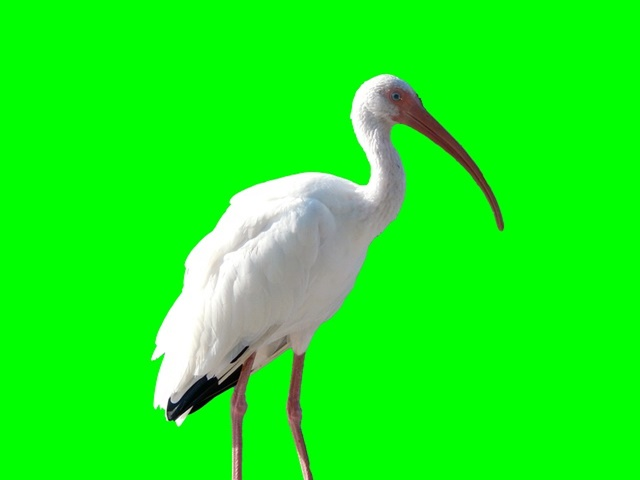
//> input picture sources/chap09/chroma.jpg, 640 x 480 px
$ ./color5   (built with g++ and OpenCV 4)
//> lines starting //> are read from the running program, lines starting //| are printed output that depends on the picture; after the words box and inside, x2 and y2 are one past the last pixel; in counts of white or black regions, pixels touching at a corner belong together
#include "opencv2/opencv.hpp"
#include <iostream>
using namespace cv;
using namespace std;

int main()
{
	Mat img = imread("d:/chroma.jpg", IMREAD_COLOR);
//> img is the input picture: 480 rows x 640 cols, CV_8UC3; mean B, G, R 24.9, 242.8, 25.1
	Mat img2 = imread("d:/beach.png", IMREAD_COLOR);
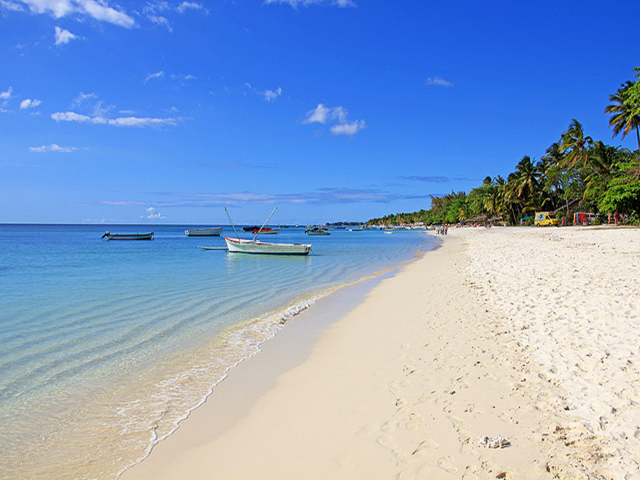
//> input picture sources/chap09/beach.png, 640 x 480 px
//> img2 is the input picture: 480 rows x 640 cols, CV_8UC3; mean B, G, R 202.2, 162.2, 134.6

	Mat converted;
	cvtColor(img, converted, COLOR_BGR2HSV);
//> converted: 480 rows x 640 cols, CV_8UC3; mean H, S, V 59, 222.7, 243.7
	Mat greenScreen = converted.clone();
	inRange(converted, Scalar(60-10, 100, 100), Scalar(60+10, 255, 255), greenScreen);
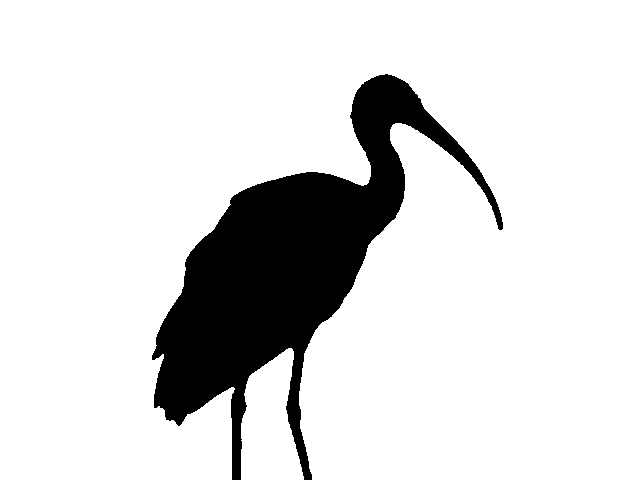
//> greenScreen: 480 rows x 640 cols, CV_8UC1; 86.1% white; 1 black region, box (x1, y1, x2, y2) and area: (152, 74, 503, 480) 42737

	Mat dst, dst1, inverted;
	bitwise_not(greenScreen, inverted);
	bitwise_and(img, img, dst, inverted);
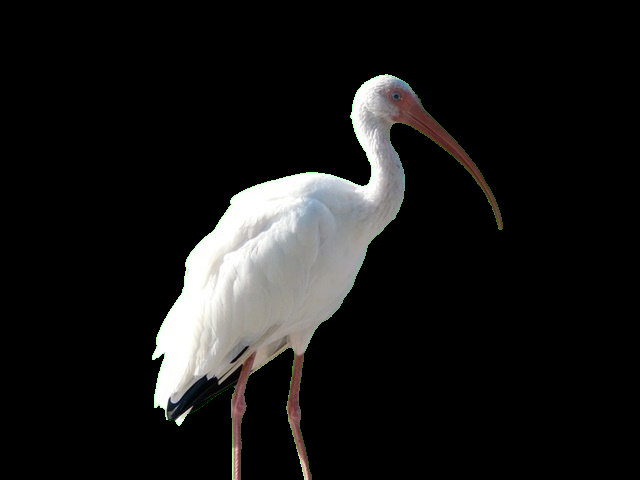
//> dst: 480 rows x 640 cols, CV_8UC3; mean B, G, R 23.3, 23.9, 24.2
	bitwise_or(dst, img2, dst1, greenScreen);
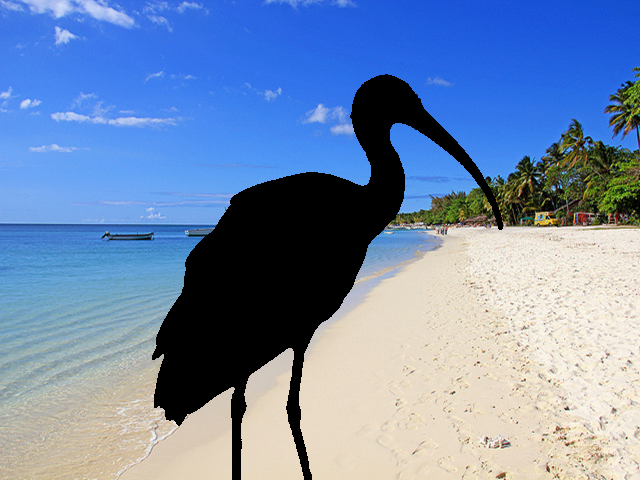
//> dst1: 480 rows x 640 cols, CV_8UC3; mean B, G, R 174.5, 139.4, 116.1
	bitwise_or(dst, dst1, dst1);
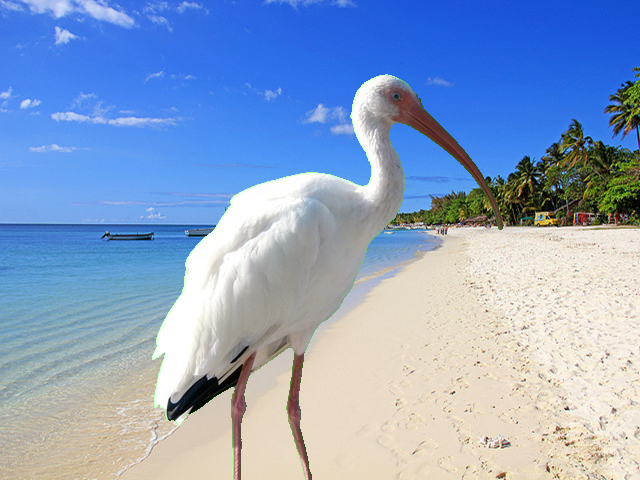
//> dst1: 480 rows x 640 cols, CV_8UC3; 13.91% of pixels changed, all inside (x1, y1, x2, y2) = (152, 74, 503, 480)

	imshow("img", img);
	imshow("green", greenScreen);
	imshow("dst", dst);
	imshow("dst1", dst1);
	waitKey(0);
	return 0;
}
